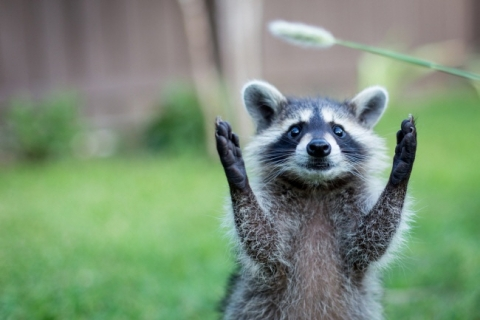
#> input picture data/raccoon_1.jpg, 480 x 320 px
$ python -i filter.py   (imports and definitions only)
#> lines starting #> are read from the running program, lines starting #| are printed output that depends on the picture
#> further down, picture is the input picture: shape (320, 480, 3); mean B, G, R 119, 143.5, 122
import cv2
import numpy as np

def equalizeHistRGB(src):
    RGB = cv2.split(src)
    Blue  = RGB[0]
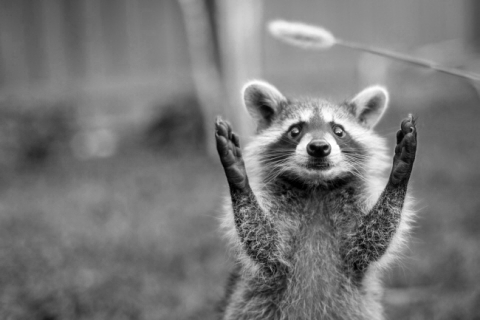
#> Blue: shape (320, 480); min 0, max 255, mean 119
    Green = RGB[1]
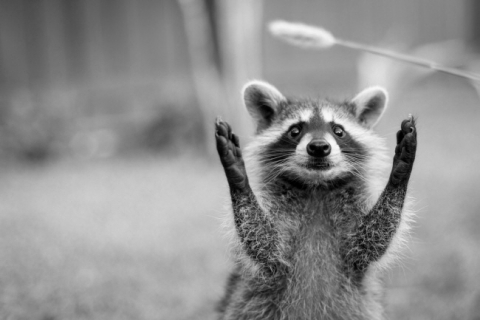
#> Green: shape (320, 480); min 0, max 249, mean 143.5
    Red   = RGB[2]
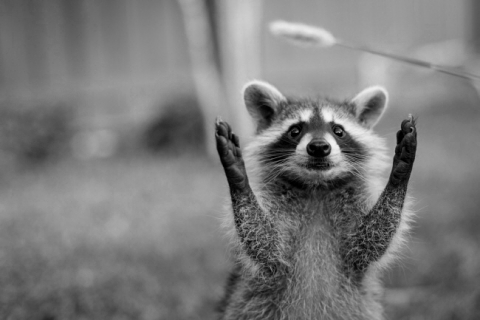
#> Red: shape (320, 480); min 0, max 243, mean 122

    for i in range(3):
        cv2.equalizeHist(RGB[i])
    img_hist = cv2.merge([RGB[0],RGB[1], RGB[2]])
    return img_hist

# ガウシアンノイズ
def addGaussianNoise(src):
    row,col,ch= src.shape
    mean = 0
    var = 0.1
    sigma = 15
    gauss = np.random.normal(mean,sigma,(row,col,ch))
    gauss = gauss.reshape(row,col,ch)
    noisy = src + gauss
    return noisy

# salt&pepperノイズ
def addPepperNoise(src):
    row,col,ch = src.shape
    s_vs_p = 0.5
    amount = 0.01
    out = src.copy()

    # Salt mode
    num_salt = np.ceil(amount * src.size * s_vs_p)
    coords = [np.random.randint(0, i-1 , int(num_salt))for i in src.shape]
    out[coords[:-1]] = (255,255,255)
    return out

def addSoltNoise(src):
    row,col,ch = src.shape
    s_vs_p = 0.5
    amount = 0.01
    out = src.copy()

    # Pepper mode
    num_pepper = np.ceil(amount* src.size * (1. - s_vs_p))
    coords = [np.random.randint(0, i-1 , int(num_pepper))for i in src.shape]
    out[coords[:-1]] = (0,0,0)
    return out

def create_gamma_img(gamma, img):
    gamma_cvt = np.zeros((256,1), dtype=np.uint8)
    for i in range(256):
        gamma_cvt[i][0] = 255*(float(i)/255)**(1.0/gamma)
    return cv2.LUT(img, gamma_cvt)

>>> import cv2
>>> picture = cv2.imread('../data/raccoon_1.jpg')
>>> result = equalizeHistRGB(picture)
